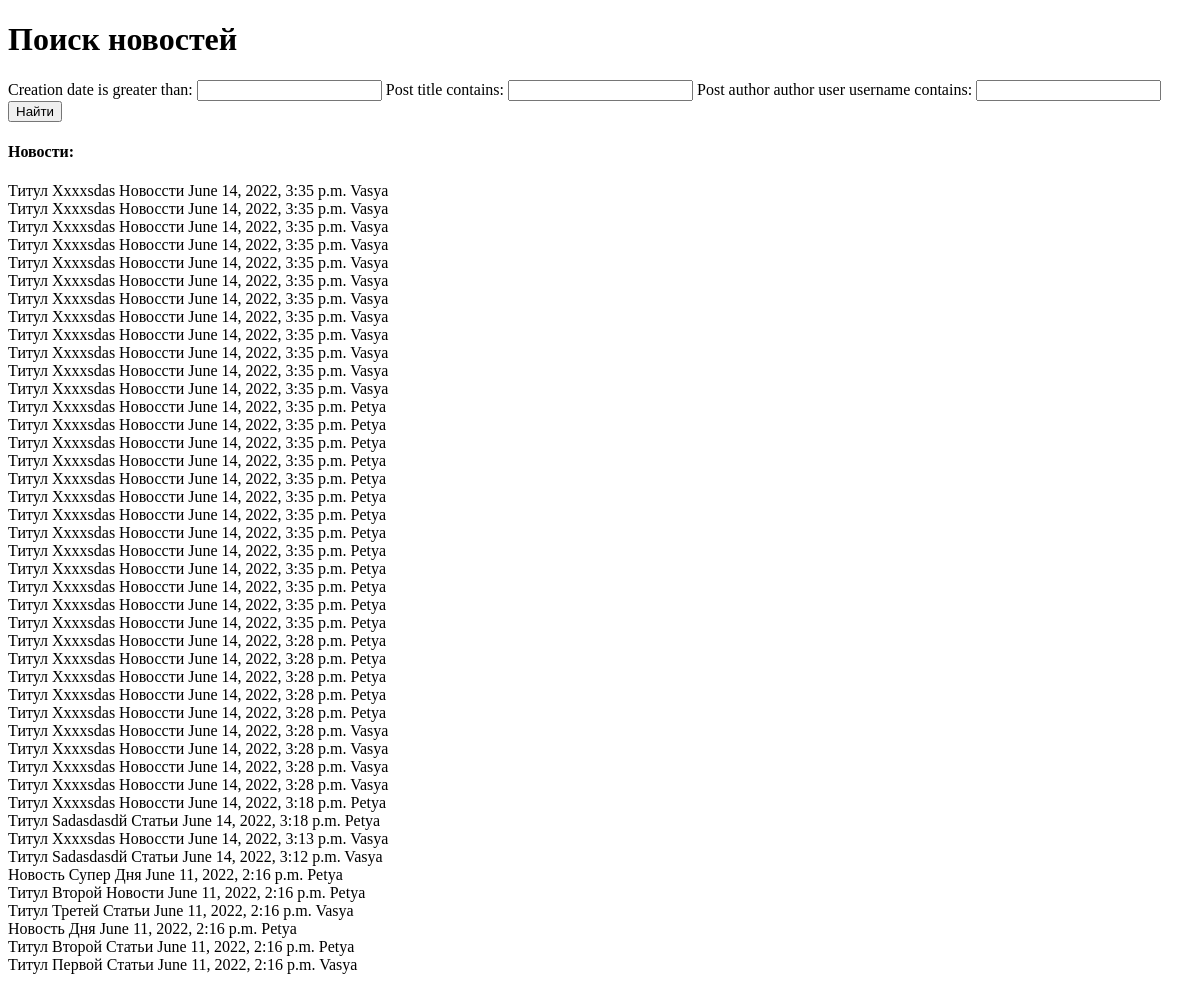
Page /news/search/ on the earlier database version.
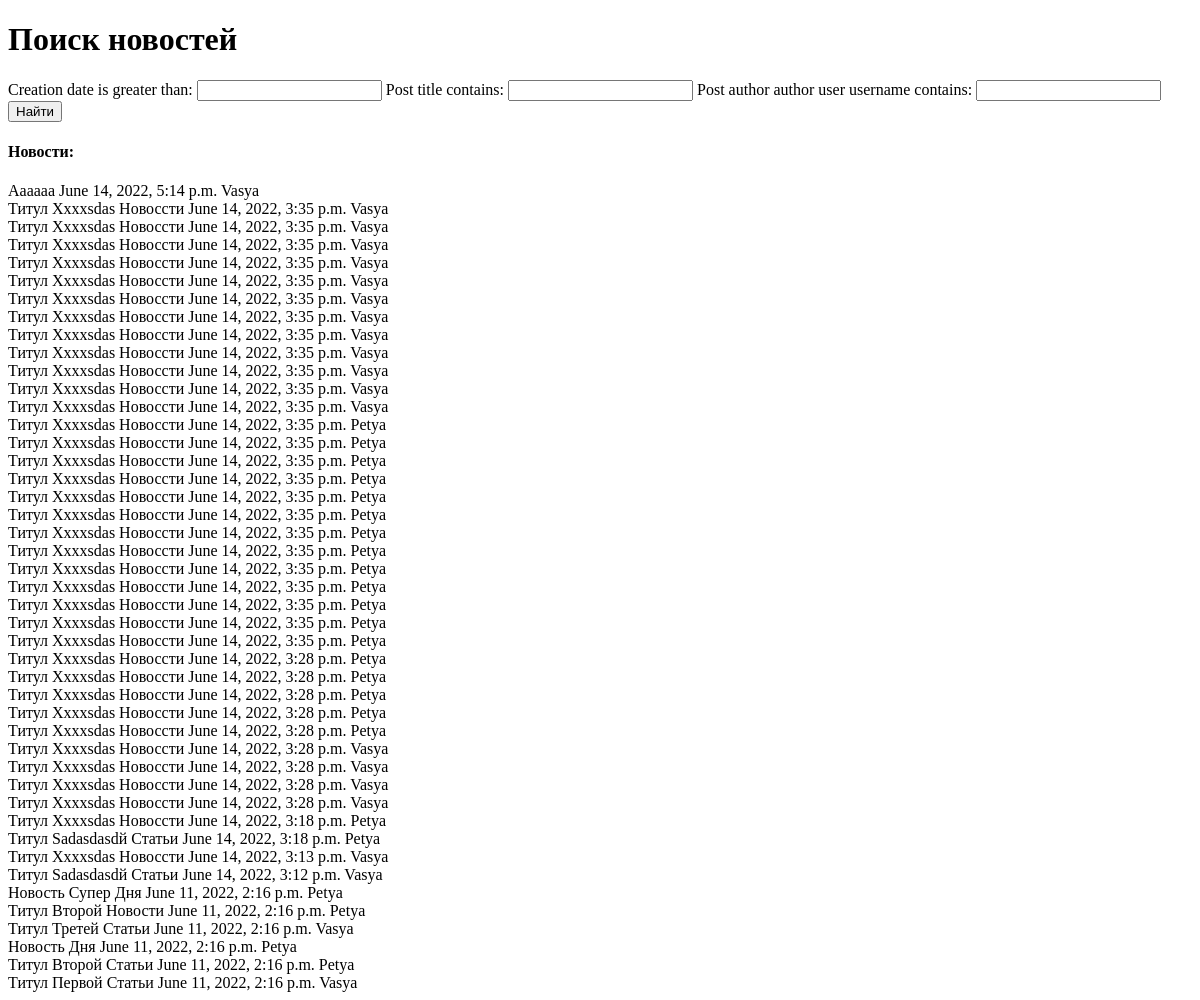
Same page on the later database version.
### myapp/models.py (models this page shows, shortened)
class Post(models.Model):
    post_author = models.ForeignKey(Author, on_delete=models.CASCADE)
    CHOICES = [
        (1, 'Статья'),
        (2, 'Новость')
        ]
    post_choice = models.CharField(max_length = 2,
                            choices = CHOICES,
                            default = 'Статья')
    creation_date = models.DateTimeField(auto_now_add=True)
    category = models.ManyToManyField(Category, through='PostCategory')
    post_title = models.CharField(max_length=255)
    post_text = models.TextField(default='content')
    post_rate = models.IntegerField(default=0)

class Author(models.Model):
    author_user = models.OneToOneField(User, on_delete=models.CASCADE)
    author_rate = models.IntegerField(default=0)
    def __str__(self):
        return '%s' % (self.author_user)

### myapp/views.py (the view)
# urls.py: path('search/', SearchList.as_view()),
class SearchList(ListView):
    model = Post
    template_name = 'search.html'
    context_object_name = 'search'
    ordering = ['-creation_date']
    paginate_by = 1 # поставим постраничный вывод в один элемент
    def get_context_data(self, **kwargs): # забираем отфильтрованные объекты переопределяя метод get_context_data у наследуемого класса (привет, полиморфизм, мы скучали!!!)
        context = super().get_context_data(**kwargs)
        context['filter'] = PostFilter(self.request.GET, queryset=self.get_queryset()) # вписываем наш фильтр в контекст
        return context

### templates/search.html (shortened to what this page needs)
{% extends 'flatpages/default.html' %}
{% block content %}
<h1>Поиск новостей</h1>
<form method="GET">
    {{ filter.form }}
    <input type="submit" value="Найти">
</form>
<h4>Новости: </h4>
{% for post in filter.qs %}
    {{ post.post_title|title }}
    {{ post.creation_date }}
    {{ post.post_author }}
    <br>
{% endfor %}
{% endblock content %}

### templates/flatpages/default.html (shortened to what this page needs)
<!DOCTYPE html>
<html>
<head>
</head>
<body>
    {% block content %}
    {% endblock content %}
</body>
</html>

Differences in the rows shown:
added Post: post_title "Aaaaaa", creation_date "June 14, 2022, 5:14 p.m.", post_author "Vasya"
